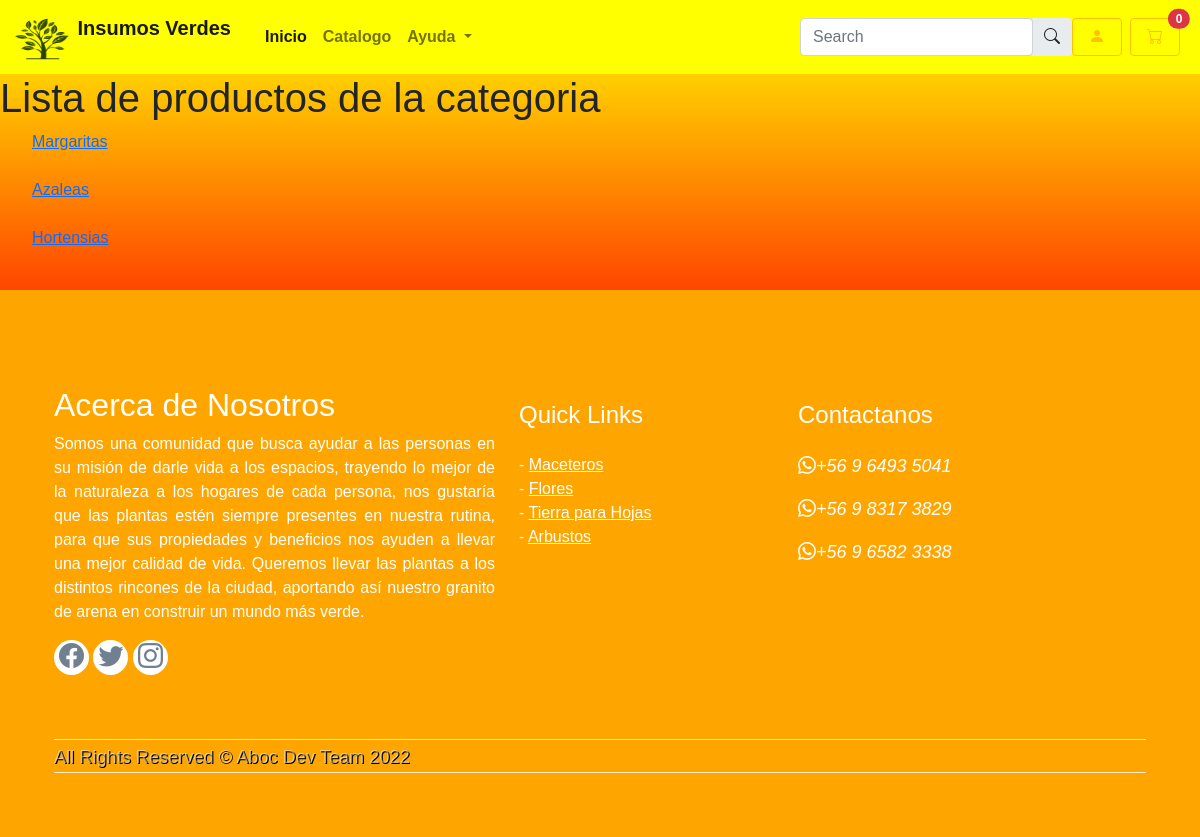
Before: /quevendemos/2 with the older database file.
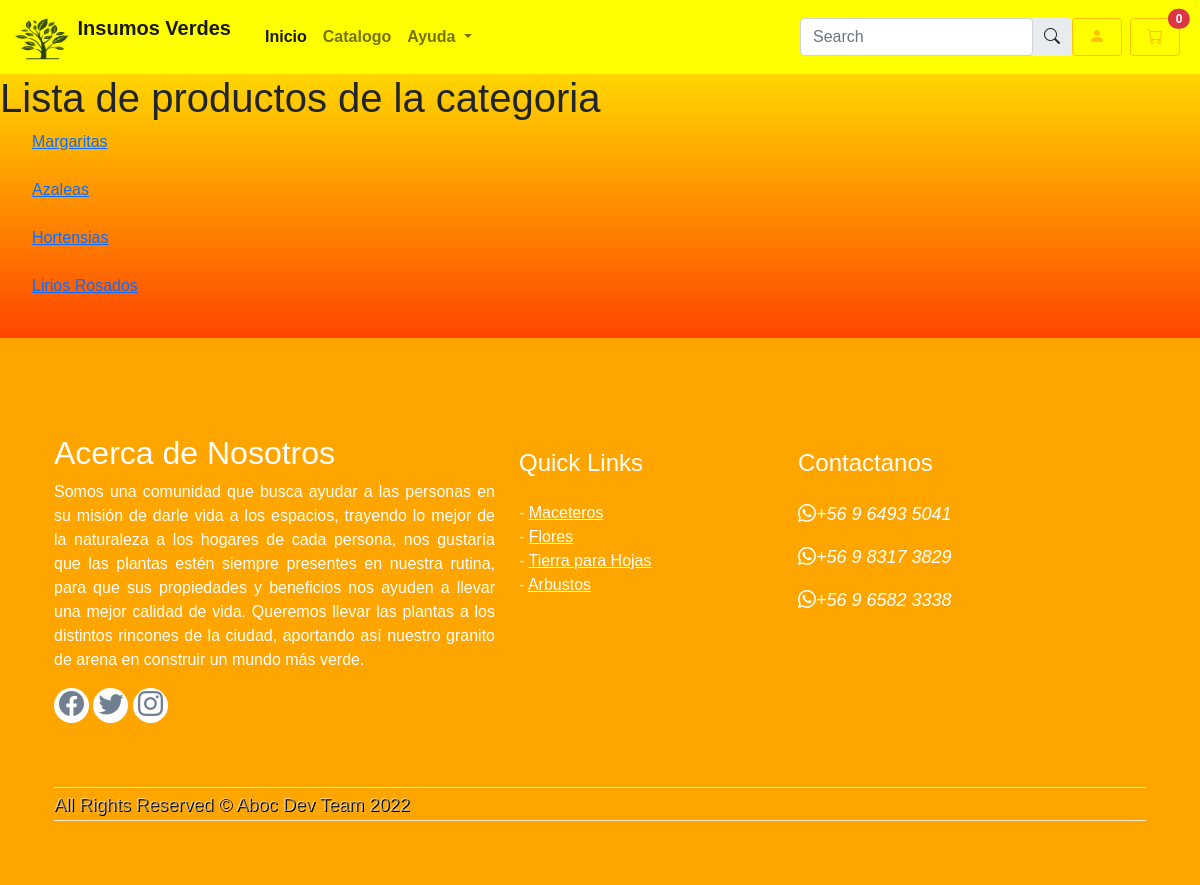
After: the same page with the newer database file.
### front/models.py (models this page shows, shortened)
class Producto(models.Model):
    idProducto = models.IntegerField(primary_key=True, verbose_name='ID del producto')
    nombreProducto = models.CharField(max_length=60, verbose_name='Nombre del producto')
    imagen = models.CharField(max_length=100, verbose_name='Imagen del producto')
    precio = models.IntegerField(verbose_name='Precio del producto')
    stock = models.IntegerField(verbose_name='Stock del producto')
    categoria = models.ForeignKey(Categoria, on_delete=models.CASCADE, related_name='productos')

### front/views.py (the view)
# urls.py: path('quevendemos/<int:id>', verproductos, name="verproductos"),
def verproductos(request, id):
    cats = Categoria.objects.get(idCategoria = id)
    prods = Producto.objects.filter(categoria = cats)
    contexto = {'cat': cats, 'prods': prods}
    return render(request, 'verproductos.html', contexto)

### front/templates/verproductos.html (shortened to what this page needs)
{% load static %}
<!DOCTYPE html>
<html lang="en">
<head>
    <link href="https://cdn.jsdelivr.net/npm/bootstrap@5.0.2/dist/css/bootstrap.min.css" rel="stylesheet"
>
    <link rel="stylesheet" href="https://cdn.jsdelivr.net/npm/bootstrap-icons@1.8.1/font/bootstrap-icons.css">
</head>
<body>
    <nav class="navbar navbar-expand-lg navbar-light" style="background-color: yellow;">
        <div class="container-fluid">
          <a class="navbar-brand" href="index.html" >
            <img src="{% static '/img/logo planta.png'%}" alt="" width="50" height="44" class="d-inline-block align-text-top">
                  Insumos Verdes
          </a>
          <div class="collapse navbar-collapse" id="navbarSupportedContent">
            <ul class="navbar-nav me-auto mb-2 mb-lg-0">
              <li class="nav-item">
                <a class="nav-link active" aria-current="page" href="index.html">Inicio</a>
              </li>
              <li class="nav-item">
                <a class="nav-link" href="catalogo.html">Catalogo</a>
              </li>
              <li class="nav-item dropdown">
                <a class="nav-link dropdown-toggle" href="#" id="navbarDropdown" role="button" data-bs-toggle="dropdown" aria-expanded="false">
                  Ayuda
                </a>
              </li>
            </ul>
            <div class="d-flex align-items-center">
            <form class="d-flex input-group w-auto">
                <input
                  type="search"
                  class="form-control rounded"
                  placeholder="Search"
                  aria-label="Search"
                  aria-describedby="search-addon"
                />
                <a class="input-group-text border-0" href="#">
                  <i class="bi bi-search"></i>
                </a>
              </form>
            </div>
              <br>
              <div class="d-flex align-items-center">
                <a href="login.html" class="btn btn-outline-warning btn-rounded px-3 me-2">
                  <i class="bi bi-person-fill"></i>
                </a>
            </div>
            <div class="d-flex align-items-center">
            <a href="carrito.html" class="cart-btn btn btn-outline-warning btn-rounded px-3 me-2 position-relative">
              <i class="bi bi-cart"></i>
              <span class="position-absolute top-0 start-100 translate-middle badge rounded-pill bg-danger">
                0
              </span>
            </a>
          </div>
        </div>
      </nav>
    <h1>Lista de productos de la categoria {{nombreCategoria}}</h1>
    <ul>
    {% block content %}
        {% for i in prods %}
            <a href="">{{ i.nombreProducto }}</a> <br><br>
        {% endfor %}
    {% endblock content %}
    </ul>
    <div class="container-fluid">
        <div class="row">
          <footer>
            <div class="mt-5 pt-5 pb-5 footer">
                <div class="container">
                    <div class="row">
                        <div class="col-lg-5 col-xs-12">
                            <h2>Acerca de Nosotros</h2>
                            <p class="pr-5 text-white">
                              Somos una comunidad que busca ayudar a las personas en su misión de darle vida a los espacios,
                              trayendo lo mejor de la naturaleza a los hogares de cada persona, nos gustaría  que las plantas estén siempre presentes en nuestra rutina,
                              para que sus propiedades y beneficios nos ayuden a llevar una mejor calidad de vida.
                              Queremos llevar las plantas a los distintos rincones de la ciudad, aportando así nuestro granito de arena en construir un mundo más verde.  </p>
                            <ul class="social">
                                <li><a href="#"><i class="bi bi-facebook"></i></a></li>
                                <li><a href="#"><i class="bi bi-twitter"></i></a></li>
                                <li><a href="#"><i class="bi bi-instagram"></i></a></li>
                            </ul>
                        </div>
                        <div class="col-lg-3 col-xs-12 links">
                            <h4 class="mt-lg-0 mt-sm-3">Quick Links</h4>
                            <ul class="m-0 p-0">
                                <li>- <a href="#">Maceteros</a></li>
                                <li>- <a href="#">Flores</a></li>
                                <li>- <a href="#">Tierra para Hojas</a></li>
                                <li>- <a href="#">Arbustos</a></li>
                            </ul>
                        </div>
                        <div class="col-lg-4 col-xs-12 location">
                            <h4 class="mt-lg-0 mt-sm-4">Contactanos</h4>
                            <p><i class="bi bi-whatsapp">+56 9 6493 5041</i></p>
                            <p><i class="bi bi-whatsapp">+56 9 8317 3829</i></p>
                            <p><i class="bi bi-whatsapp">+56 9 6582 3338</i></p>
                        </div>
                    </div>
                    <div class="row mt-5">
                        <div class="col copyright text-center">
                            <p><small class="text-white-50">
                                All Rights Reserved &copy; Aboc Dev Team 2022
                            </small></p>
                        </div>
                    </div>
                </div>
            </div>
        </footer>
      </div>
    </div>
</body>
</html>

### front/static/css/estilos.css (style rules this page uses)
body { background: linear-gradient(yellow, orangered); }
a { text-decoration: none; color: black; }
nav a { font-weight: 600; padding-right: 10px; }
p { text-align: justify; }
.navbar-brand > img { width: 60px; }
* { margin: 0; padding: 0; box-sizing: border-box; font-family: 'Poppins', sans-serif }
footer { background: orange; position: absolute; color: white; width: 100vw; }
.social { padding: 0; }
h4 { padding: 15px 0px; }
.social li { display: inline-block; background-color: white; width: 35px; height: 35px; border-radius: 50%; text-align: center; line-height: 30px; padding: 0cm; }
.social li a i { padding-top: 4px; color: slategray; transition: .3s; font-size: 25px; }
.footer .links ul { list-style-type: none; }
.footer .links li a { color: white; transition: color 0.2s; }
.footer .location i { font-size: 18px; }
.footer .copyright p { font-size: 1.3rem; text-shadow: 1px 1px black; border-top: 1px solid rgb(255, 255, 255, 0.8); border-bottom: 1px solid rgb(255, 255, 255, 0.8); }
.container { max-width: 1200px; margin: 0 auto; padding: 0 16px; }
.active { border-color: orangered !important; }

Changed rows visible on the page:
added Producto: nombreProducto "Lirios Rosados"
